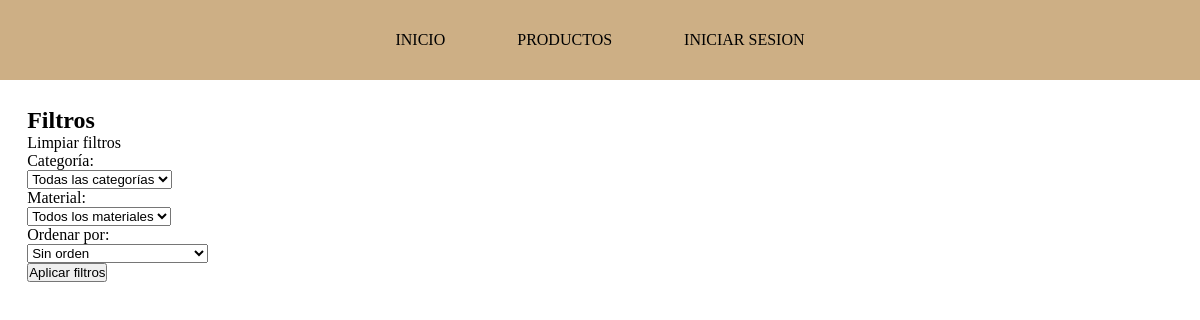
The page /product/ on the database as committed earlier.
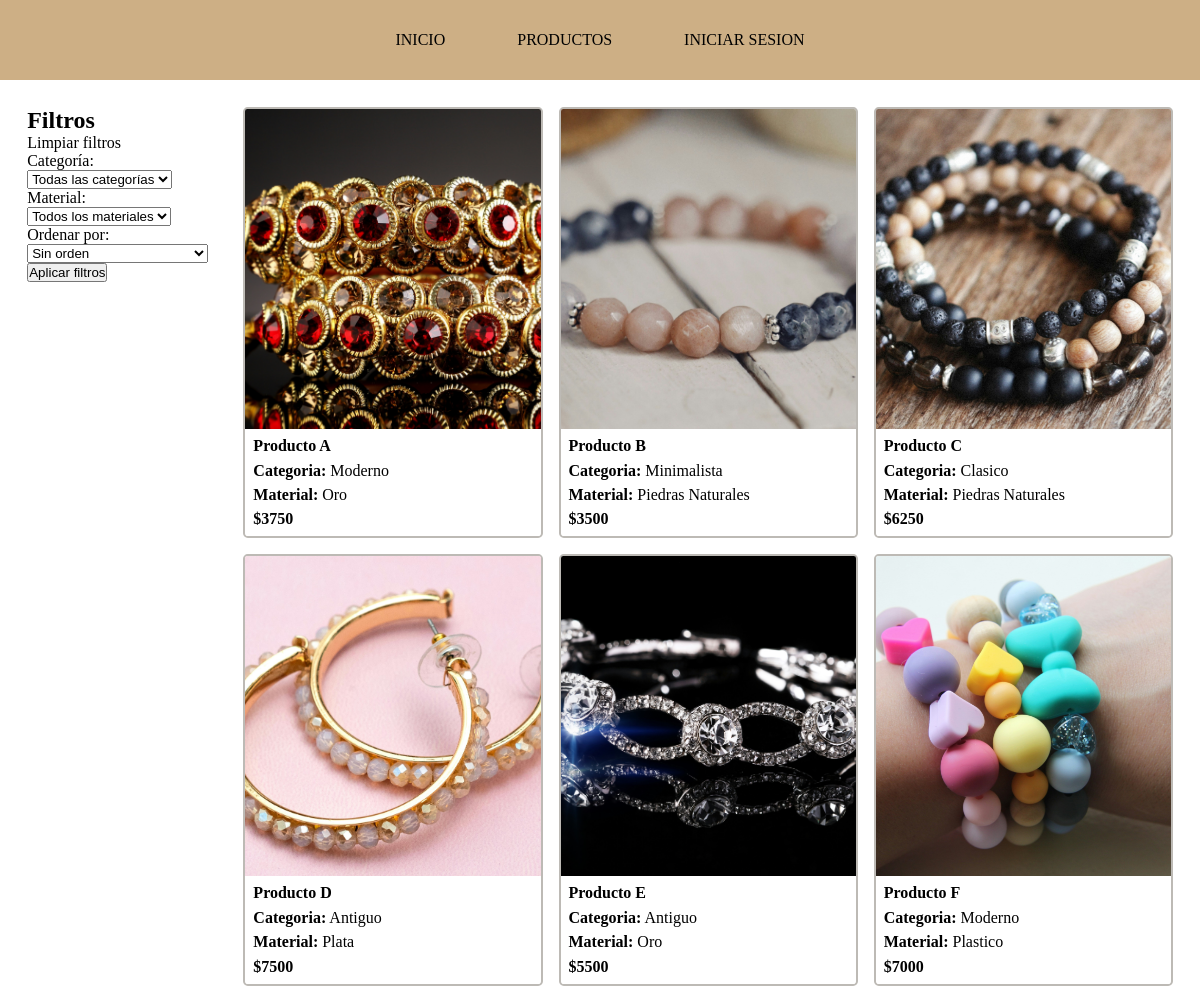
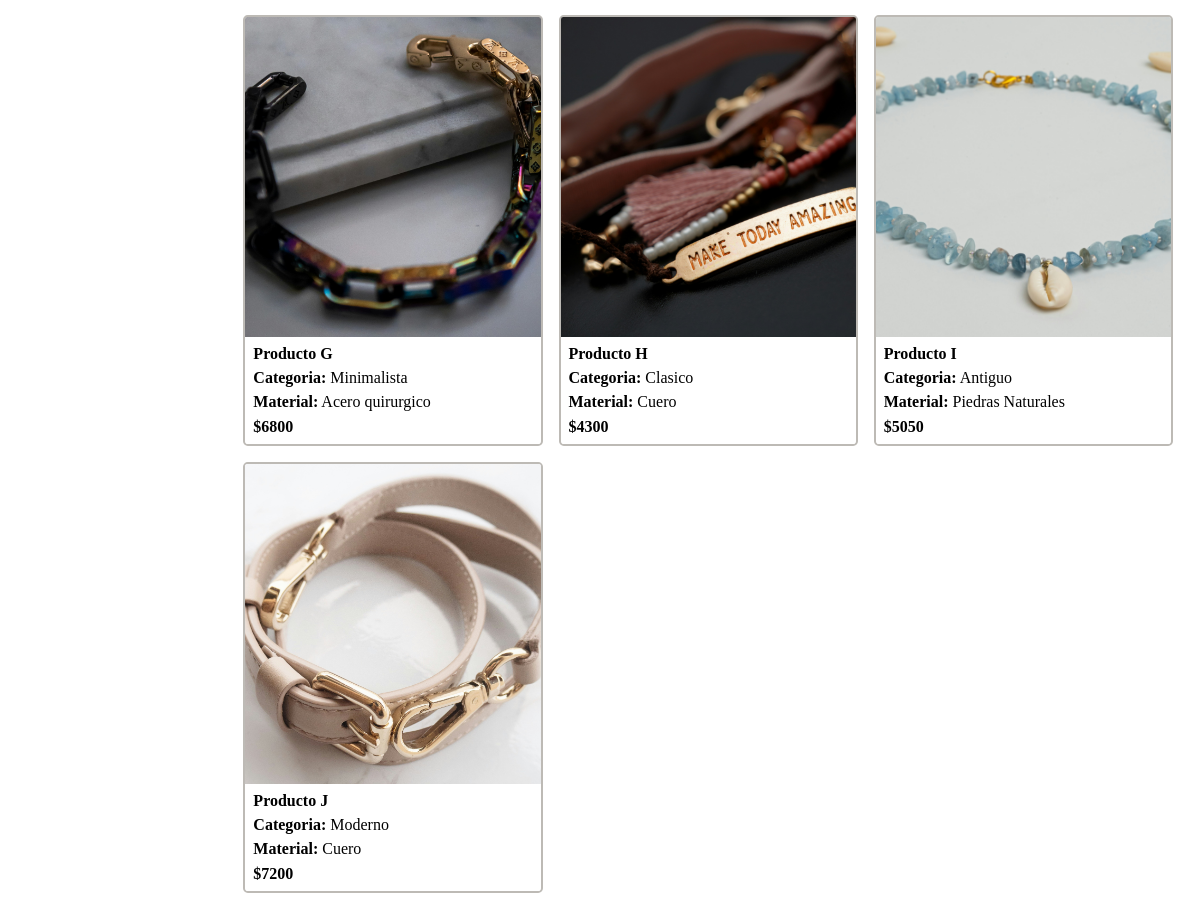
The same page on the database as committed later (2 pictures, top to bottom).
### product/models.py (models this page shows, shortened)
class Product(models.Model):
    image = models.ImageField(upload_to="product_image", null=True, blank=True, verbose_name="Imagen del producto")
    title = models.CharField(max_length=100, verbose_name="Nombre")
    description = models.TextField(max_length=200, blank=True, null=True,verbose_name="Descripcion")
    category = models.ForeignKey(Category,on_delete=models.PROTECT, blank=True, null=True, verbose_name="Categoria")
    main_material = models.ForeignKey(Material,on_delete=models.PROTECT, blank=True, null=True, verbose_name="Material")
    price = models.PositiveIntegerField(default=0, verbose_name="Precio")
    stock = models.PositiveIntegerField(default=0, verbose_name="Stock")
    @property
    def imageURL(self):
        if self.image:
            return self.image.url
        else:
            return 'images/placeholder.png'

class Category(models.Model):
    category_name = models.CharField(max_length=100, verbose_name="Categoria")
    category_description = models.TextField(max_length=100, blank=True, null=True, verbose_name="Descripcion")
    def __str__(self):
        return self.category_name

class Material(models.Model):
    material_name = models.CharField(max_length=100, verbose_name="Material")
    material_description = models.TextField(max_length=100, blank=True, null=True, verbose_name="Descripcion")
    def __str__(self):
        return self.material_name

### product/views.py (the view)
# urls.py: path('', views.products_index, name='products_index'),
def products_index(request):
    categoria = request.GET.get('categoria')
    material = request.GET.get('material')
    orden = request.GET.get('orden')
    products = Product.objects.all()
    categories = Category.objects.all()
    materials = Material.objects.all()
    if categoria:
        try:
            categoria = int(categoria)  # Convertir a entero si no está vacío
            products = products.filter(category=categoria)
        except ValueError:
            pass
    if material:
        try:
            material = int(material)
            products = products.filter(main_material=material)
        except ValueError:
            pass
    if orden is not None:
        if orden == 'precio_desc':
            products = products.order_by('-price')
        elif orden == 'precio_asc':
            products = products.order_by('price')
    context = {
        'products': products,
        'categories': categories,
        'materials': materials,
        'selected_categoria': categoria,  # Pasar la categoría seleccionada de nuevo al contexto
        'selected_material': material,  # Pasar el material seleccionado de nuevo al contexto
        'selected_orden': orden
    }
    return render(request, 'products/index.html', context)

### product/templates/products/index.html (shortened to what this page needs)
{% include 'layout/base.html' %}
{% block 'content' %}
<main class="main-products">
{% include 'layout/aside.html' %}
<div class="item-general_container">
{% if not products %}
    <p>{{ message }}</p>
{% else %}
    {% for product in products %}
            <div class="item__div">
                <a class="item__link-container" href="{% url 'products_detail' product.id %}">
                    <div class="item_container">
                        <div class="item__img-container">
                            <img src="{{ product.imageURL }}">
                        </div>
                        <div class="item__description">
                            <div class="item__descrption-container">
                                <span class="item__descrption-item title"><b>{{ product.title }}</b></span>
                                {% if product.category is not None %}
                                    <span class="item__descrption-item category"><b>Categoria:</b> {{ product.category }}</span>
                                {% endif %}
                                {% if product.main_material is not None %}
                                    <span class="item__descrption-item material"><b>Material:</b> {{ product.main_material }}</span>
                                {% endif %}
                                <span class="item__descrption-price sign"><b>${{ product.price }}</b></span>
                            </div>
                        </div>
                    </div>
                </a>
            </div>
    {% endfor %}
{% endif %}
</div>
</main>
{% endblock %}

### product/templates/layout/base.html (shortened to what this page needs)
{% load static %}
<!DOCTYPE html>
<html lang="en">
<head>
    <link rel="stylesheet" href="{% static 'css/style.css' %}">
</head>
<body>
    {% include 'layout/menu.html' %}
</body>
</html>

### product/templates/layout/menu.html (shortened to what this page needs)
<nav class-"nav">
    <ul class="nav-ul_container">
        <li class="nav-item"><a href="{% url 'search_movies' %}">Inicio</a></li>
        <li class="nav-item"><a href="{% url 'products_index' %}">Productos</a></li>
        {% if not user.is_authenticated %}
        <li class="nav-item"><a href="{% url 'login' %}">Iniciar sesion</a></li>
        {% endif %}
    </ul>
</nav>

### product/templates/layout/aside.html (shortened to what this page needs)
<aside class="aside">
    <div class="aside-filter-container">
        <h1>Filtros</h1>
        <span class="aside-filter-item"><a href="{% url 'products_index' %}">Limpiar filtros</a></span>
        <form action="{% url 'products_index' %}" method="GET">
            <label for="categoria">Categoría:</label>
            <select name="categoria" id="categoria">
                <option value="">Todas las categorías</option>
            </select>
            <label for="material">Material:</label>
            <select name="material" id="material">
                <option value="">Todos los materiales</option>
            </select>
            <label for="orden">Ordenar por:</label>
            <select name="orden" id="orden">
                <option value="">Sin orden</option>
            </select>
            <button type="submit">Aplicar filtros</button>
        </form>
    </div>
</aside>

### static/css/style.css (style rules this page uses)
:root { --color-primary: #bdbab5; --color-secondary: #cdaf85; --color-terciary: #af9672; --color-text: rgb(153, 153, 153); }
* { margin: 0; padding: 0; box-sizing: border-box; }
.nav-ul_container { display: flex; justify-content: center; align-items: center; height: 5em; background-color: var(--color-secondary); }
.nav-item { margin: .25em; text-transform: uppercase; font-size: 1em; }
.nav-item a { padding: 2em; cursor: pointer; color: black; }
li { list-style-type: none; }
a { color: black; outline:none; text-decoration: none; }
a:link { color: black; text-decoration: none; }
.main-products { display: grid; grid-template-columns: 1fr 100fr; grid-column-gap: .8em; padding: 1em; }
aside { width: 100%; padding: .7em; }
.item-general_container { width: 100%; padding: .7em; display: grid; grid-template-columns: repeat(3, 1fr); grid-column-gap: 1em; grid-row-gap: 1em; }
.item__div { width: 100%; height: 100%; }
.item_container { width: 100%; height: 100%; border: .15em solid var(--color-primary); border-radius: .3em; }
.item__img-container { height: 40vh; width: 100%; overflow: hidden; border-top-left-radius: .14em; border-top-right-radius: .14em; }
.item__img-container img { height: 100%; width: 100%; object-fit: cover; }
.item__description { padding: .5em; }
.item__descrption-container { display: grid; grid-template-rows: repeat(3, 1fr); grid-row-gap: .4em; }

Rows that differ between the two databases and show on the page:
added Product: imageURL (picture), title "Producto A", category "Moderno", main_material "Oro", price "3750"
added Product: imageURL (picture), title "Producto B", category "Minimalista", main_material "Piedras Naturales", price "3500"
added Product: imageURL (picture), title "Producto C", category "Clasico", main_material "Piedras Naturales", price "6250"
added Product: imageURL (picture), title "Producto D", category "Antiguo", main_material "Plata", price "7500"
added Product: imageURL (picture), title "Producto E", category "Antiguo", main_material "Oro", price "5500"
added Product: imageURL (picture), title "Producto F", category "Moderno", main_material "Plastico", price "7000"
added Product: imageURL (picture), title "Producto G", category "Minimalista", main_material "Acero quirurgico", price "6800"
added Product: imageURL (picture), title "Producto H", category "Clasico", main_material "Cuero", price "4300"
added Product: imageURL (picture), title "Producto I", category "Antiguo", main_material "Piedras Naturales", price "5050"
added Product: imageURL (picture), title "Producto J", category "Moderno", main_material "Cuero", price "7200"
